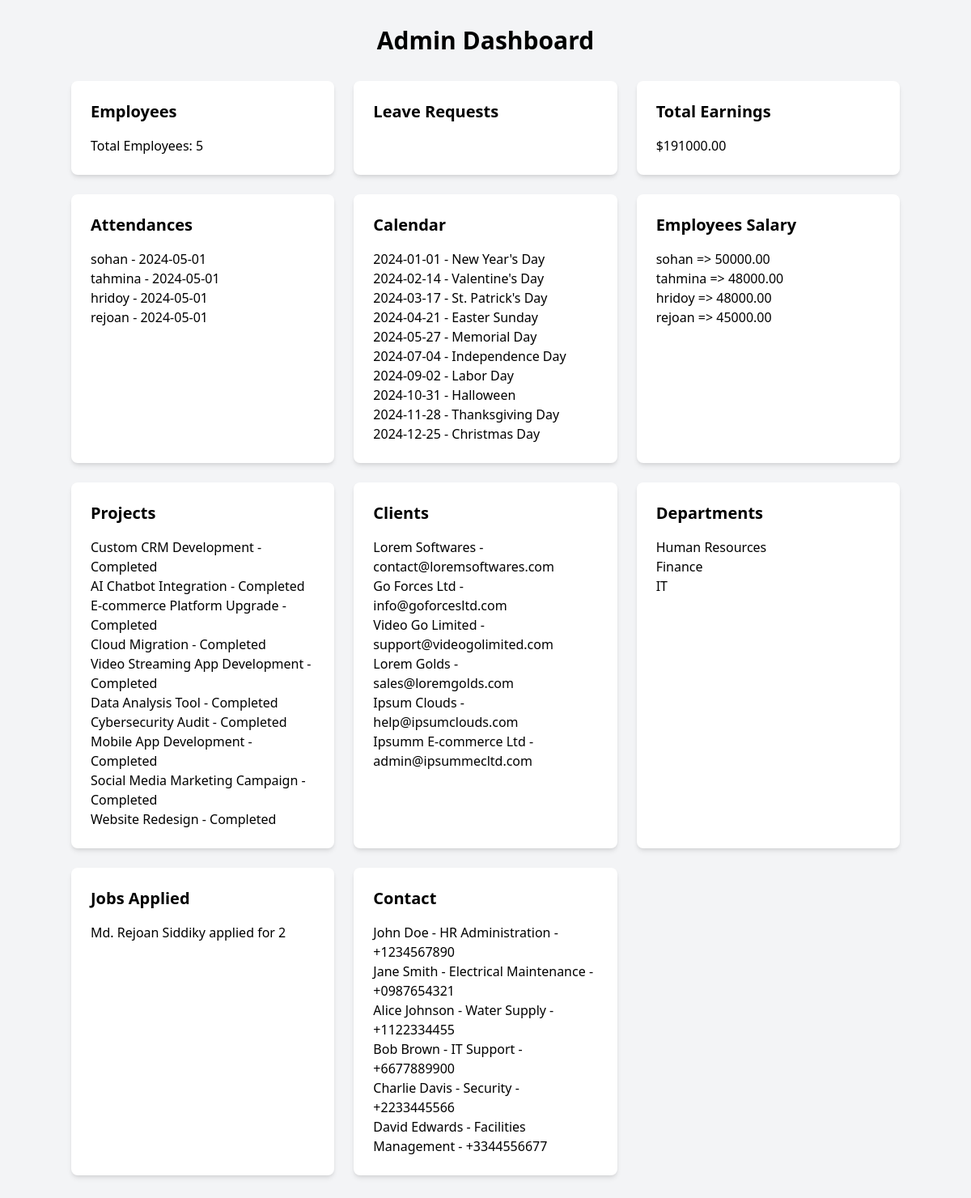
The app's page /scripts/admin_dashboard.php with its own data.
### tables this page shows
CREATE TABLE `attendance` (
  `attendanceId` bigint(20) NOT NULL,
  `employeeId` int(100) DEFAULT NULL,
  `date` date DEFAULT NULL,
  `clockInTime` time DEFAULT NULL,
  `clockOutTime` time DEFAULT NULL,
  `status` varchar(20) DEFAULT NULL,
  `leaveType` varchar(50) DEFAULT NULL
);

CREATE TABLE `employee` (
  `employeeId` int(100) NOT NULL,
  `name` varchar(100) NOT NULL,
  `email` varchar(100) NOT NULL,
  `phone` varchar(15) NOT NULL,
  `address` varchar(200) NOT NULL,
  `jobTitle` varchar(60) NOT NULL,
  `departmentId` int(30) NOT NULL,
  `dateOfJoining` date NOT NULL,
  `status` varchar(20) NOT NULL,
  `baseSalary` decimal(10,2) NOT NULL,
  `username` varchar(50) NOT NULL,
  `password` varchar(80) NOT NULL,
  `role` enum('employee','admin') NOT NULL
);

CREATE TABLE `holidays` (
  `holidayID` int(11) NOT NULL,
  `date` date DEFAULT NULL,
  `description` varchar(120) DEFAULT NULL
);

CREATE TABLE `salary` (
  `salaryId` bigint(20) NOT NULL,
  `employeeId` int(100) DEFAULT NULL,
  `bonuses` decimal(10,2) DEFAULT NULL,
  `deductions` decimal(10,2) DEFAULT NULL,
  `baseSalary` decimal(10,2) DEFAULT NULL,
  `paymentDate` date DEFAULT NULL
);

CREATE TABLE `services` (
  `ServiceID` int(11) NOT NULL,
  `ClientID` int(11) DEFAULT NULL,
  `ProjectName` varchar(255) DEFAULT NULL,
  `Description` text DEFAULT NULL,
  `StartDate` date DEFAULT NULL,
  `EndDate` date DEFAULT NULL,
  `TotalEarnings` decimal(10,2) DEFAULT NULL,
  `Status` enum('On going','Completed') DEFAULT NULL
);

CREATE TABLE `clients` (
  `clientId` int(11) NOT NULL,
  `name` varchar(120) NOT NULL,
  `contactInfo` varchar(255) NOT NULL
);

CREATE TABLE `department` (
  `departmentId` int(10) NOT NULL,
  `departmentName` varchar(100) NOT NULL,
  `description` varchar(300) NOT NULL,
  `headOfDepartment` int(100) NOT NULL
);

CREATE TABLE `applicants` (
  `id` int(11) NOT NULL,
  `job_id` int(11) NOT NULL,
  `name` varchar(255) NOT NULL,
  `email` varchar(255) NOT NULL,
  `gender` enum('Male','Female','No Mention') NOT NULL,
  `address` text NOT NULL,
  `salary_expectation` varchar(255) NOT NULL,
  `cv_path` varchar(255) NOT NULL,
  `applied_time` timestamp NOT NULL DEFAULT current_timestamp()
);

CREATE TABLE `contacts` (
  `contactID` int(11) NOT NULL,
  `department` varchar(255) DEFAULT NULL,
  `contactPerson` varchar(255) DEFAULT NULL,
  `phoneNumber` varchar(15) DEFAULT NULL,
  `email` varchar(80) DEFAULT NULL
);

### scripts/admin_dashboard.php (the view, shortened to what this page needs)
<!DOCTYPE html>
<html lang="en">
<head>
    <link href="https://cdn.jsdelivr.net/npm/tailwindcss@2.2.19/dist/tailwind.min.css" rel="stylesheet">
</head>
<body class="bg-gray-100">
<?php
include("db_connection.php");
$result = $conn->query("SELECT COUNT(*) AS count FROM employee");
$employeeCount = $result->fetch_assoc()['count'];
$result = $conn->query("SELECT SUM(baseSalary) AS total FROM salary");
$totalEarnings = $result->fetch_assoc()['total'];
$query = "
    SELECT a.employeeId, a.date, e.name
    FROM attendance a
    JOIN employee e ON a.employeeId = e.employeeId
";
$result = $conn->query($query);
$attendances = '';
while ($row = $result->fetch_assoc()) {
    $attendances .= "<p>{$row['name']} - {$row['date']}</p>";
}
$result = $conn->query("SELECT * FROM holidays");
$calendar = '';
while ($row = $result->fetch_assoc()) {
    $calendar .= "<p>{$row['date']} - {$row['description']}</p>";
}
$query = "
    SELECT s.employeeId, s.baseSalary, e.name
    FROM salary s
    JOIN employee e ON s.employeeId = e.employeeId
";
$result = $conn->query($query);
$employeeSalaries = "";
while($row = $result->fetch_assoc()) {
    $employeeSalaries .= "<p>{$row['name']} => {$row['baseSalary']}</p>";
}
$result = $conn->query("SELECT * FROM services");
$projects = '';
while ($row = $result->fetch_assoc()) {
    $status = $row['Status'] == 0 ? 'On going' : 'Completed';
    $projects .= "<p>{$row['ProjectName']} - {$status}</p>";
}
$result = $conn->query("SELECT * FROM clients");
$clients = '';
while ($row = $result->fetch_assoc()) {
    $clients .= "<p>{$row['name']} - {$row['contactInfo']}</p>";
}
$result = $conn->query("SELECT * FROM department");
$departments = '';
while ($row = $result->fetch_assoc()) {
    $departments .= "<p>{$row['departmentName']}</p>";
}
$result = $conn->query("SELECT * FROM applicants");
$jobsApplied = '';
while ($row = $result->fetch_assoc()) {
    $jobsApplied .= "<p>{$row['name']} applied for {$row['job_id']}</p>";
}
$result = $conn->query("SELECT * FROM contacts");
$contactInfo = '';
while ($row = $result->fetch_assoc()) {
    $contactInfo .= "<p>{$row['contactPerson']} - {$row['department']} - {$row['phoneNumber']}</p>";
}
?>
<div class="container mx-auto my-8">
    <h1 class="text-3xl font-bold mb-8 text-center">Admin Dashboard</h1>
    <div class="grid grid-cols-1 md:grid-cols-2 lg:grid-cols-3 gap-6 mb-6">
        <a href="view_data.php?type=employees" class="bg-white shadow-md rounded-lg p-6">
            <h2 class="text-xl font-semibold mb-4">Employees</h2>
            <p>Total Employees: <?= $employeeCount ?></p>
        </a>
        <a href="view_data.php?type=leave_requests" class="bg-white shadow-md rounded-lg p-6">
            <h2 class="text-xl font-semibold mb-4">Leave Requests</h2>
        </a>
        <a href="view_data.php?type=total_earnings" class="bg-white shadow-md rounded-lg p-6">
            <h2 class="text-xl font-semibold mb-4">Total Earnings</h2>
            <p>$<?= $totalEarnings ?></p>
        </a>
    </div>
    <div class="grid grid-cols-1 md:grid-cols-2 lg:grid-cols-3 gap-6 mb-6">
        <a href="view_data.php?type=attendances" class="bg-white shadow-md rounded-lg p-6">
            <h2 class="text-xl font-semibold mb-4">Attendances</h2>
            <div><?= $attendances ?></div>
        </a>
        <a href="view_data.php?type=calendar" class="bg-white shadow-md rounded-lg p-6">
            <h2 class="text-xl font-semibold mb-4">Calendar</h2>
            <div><?= $calendar ?></div>
        </a>
        <a href="view_data.php?type=employee_salaries" class="bg-white shadow-md rounded-lg p-6">
            <h2 class="text-xl font-semibold mb-4">Employees Salary</h2>
            <div><?= $employeeSalaries ?></div>
        </a>
    </div>
    <div class="grid grid-cols-1 md:grid-cols-2 lg:grid-cols-3 gap-6 mb-6">
        <a href="view_data.php?type=projects" class="bg-white shadow-md rounded-lg p-6">
            <h2 class="text-xl font-semibold mb-4">Projects</h2>
            <div><?= $projects ?></div>
        </a>
        <a href="view_data.php?type=clients" class="bg-white shadow-md rounded-lg p-6">
            <h2 class="text-xl font-semibold mb-4">Clients</h2>
            <div><?= $clients ?></div>
        </a>
        <a href="view_data.php?type=departments" class="bg-white shadow-md rounded-lg p-6">
            <h2 class="text-xl font-semibold mb-4">Departments</h2>
            <div><?= $departments ?></div>
        </a>
    </div>
    <div class="grid grid-cols-1 md:grid-cols-2 lg:grid-cols-3 gap-6 mb-6">
        <a href="view_data.php?type=jobs_applied" class="bg-white shadow-md rounded-lg p-6">
            <h2 class="text-xl font-semibold mb-4">Jobs Applied</h2>
            <div><?= $jobsApplied ?></div>
        </a>
        <a href="view_data.php?type=contacts" class="bg-white shadow-md rounded-lg p-6">
            <h2 class="text-xl font-semibold mb-4">Contact</h2>
            <div><?= $contactInfo ?></div>
        </a>
    </div>
</div>
</body>
</html>

### records on screen
attendance: employeeId.name "sohan", date "2024-05-01"
attendance: employeeId.name "tahmina", date "2024-05-01"
attendance: employeeId.name "hridoy", date "2024-05-01"
attendance: employeeId.name "rejoan", date "2024-05-01"
holidays: date "2024-01-01", description "New Year's Day"
holidays: date "2024-02-14", description "Valentine's Day"
holidays: date "2024-03-17", description "St. Patrick's Day"
holidays: date "2024-04-21", description "Easter Sunday"
holidays: date "2024-05-27", description "Memorial Day"
holidays: date "2024-07-04", description "Independence Day"
holidays: date "2024-09-02", description "Labor Day"
holidays: date "2024-10-31", description "Halloween"
holidays: date "2024-11-28", description "Thanksgiving Day"
holidays: date "2024-12-25", description "Christmas Day"
salary: employeeId.name "sohan", baseSalary "50000.00"
salary: employeeId.name "tahmina", baseSalary "48000.00"
salary: employeeId.name "hridoy", baseSalary "48000.00"
salary: employeeId.name "rejoan", baseSalary "45000.00"
services: ProjectName "Custom CRM Development", Status "Completed"
services: ProjectName "AI Chatbot Integration", Status "Completed"
services: ProjectName "E-commerce Platform Upgrade", Status "Completed"
services: ProjectName "Cloud Migration", Status "Completed"
services: ProjectName "Video Streaming App Development", Status "Completed"
services: ProjectName "Data Analysis Tool", Status "Completed"
services: ProjectName "Cybersecurity Audit", Status "Completed"
services: ProjectName "Mobile App Development", Status "Completed"
services: ProjectName "Social Media Marketing Campaign", Status "Completed"
services: ProjectName "Website Redesign", Status "Completed"
clients: name "Lorem Softwares", contactInfo "contact@loremsoftwares.com"
clients: name "Go Forces Ltd", contactInfo "info@goforcesltd.com"
clients: name "Video Go Limited", contactInfo "support@videogolimited.com"
clients: name "Lorem Golds", contactInfo "sales@loremgolds.com"
clients: name "Ipsum Clouds", contactInfo "help@ipsumclouds.com"
clients: name "Ipsumm E-commerce Ltd", contactInfo "admin@ipsummecltd.com"
department: departmentName "Human Resources"
department: departmentName "Finance"
department: departmentName "IT"
applicants: name "Md. Rejoan Siddiky", job "2"
contacts: contactPerson "John Doe", department "HR Administration", phoneNumber "+1234567890"
contacts: contactPerson "Jane Smith", department "Electrical Maintenance", phoneNumber "+0987654321"
contacts: contactPerson "Alice Johnson", department "Water Supply", phoneNumber "+1122334455"
contacts: contactPerson "Bob Brown", department "IT Support", phoneNumber "+6677889900"
contacts: contactPerson "Charlie Davis", department "Security", phoneNumber "+2233445566"
contacts: contactPerson "David Edwards", department "Facilities Management", phoneNumber "+3344556677"

### other values on screen
$employeeCount "5"
$totalEarnings "191000.00"
